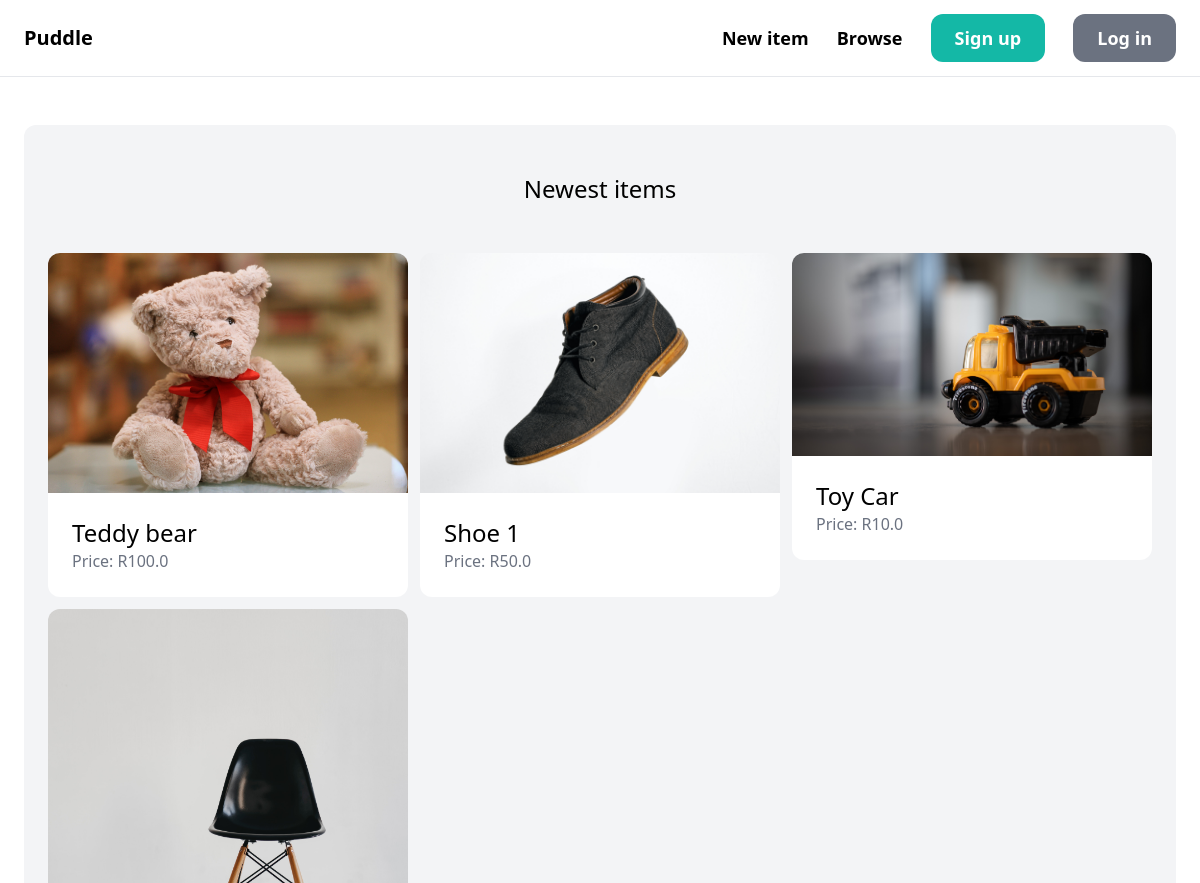
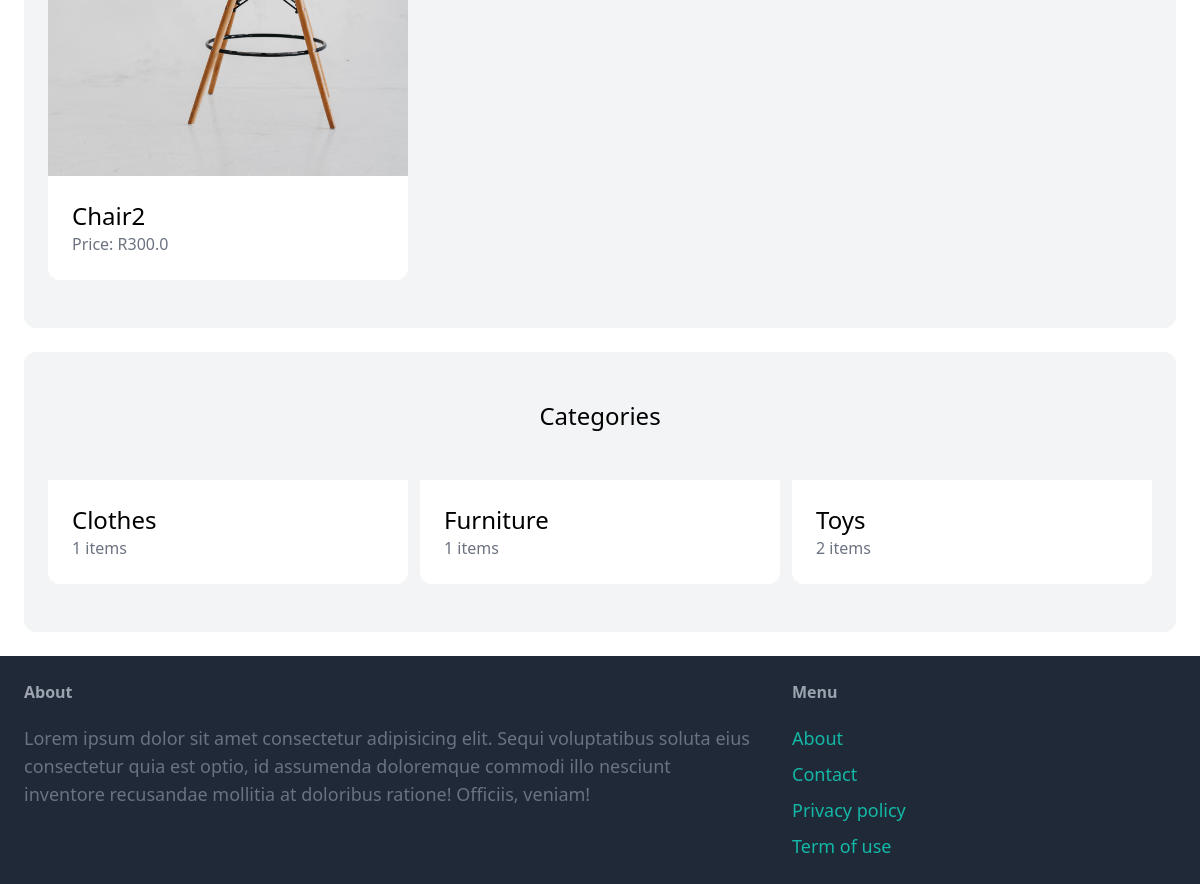
The app's page /, older data (2 pictures, top to bottom).
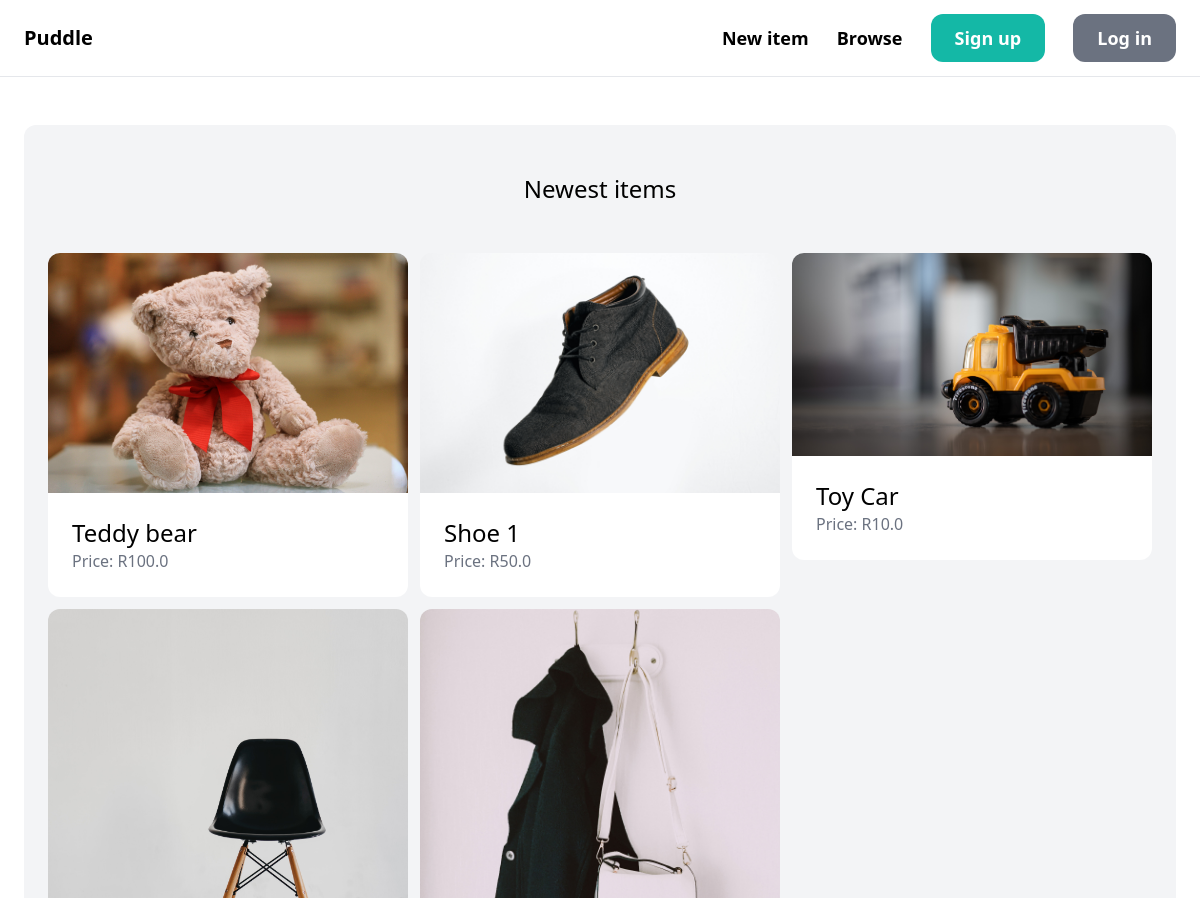
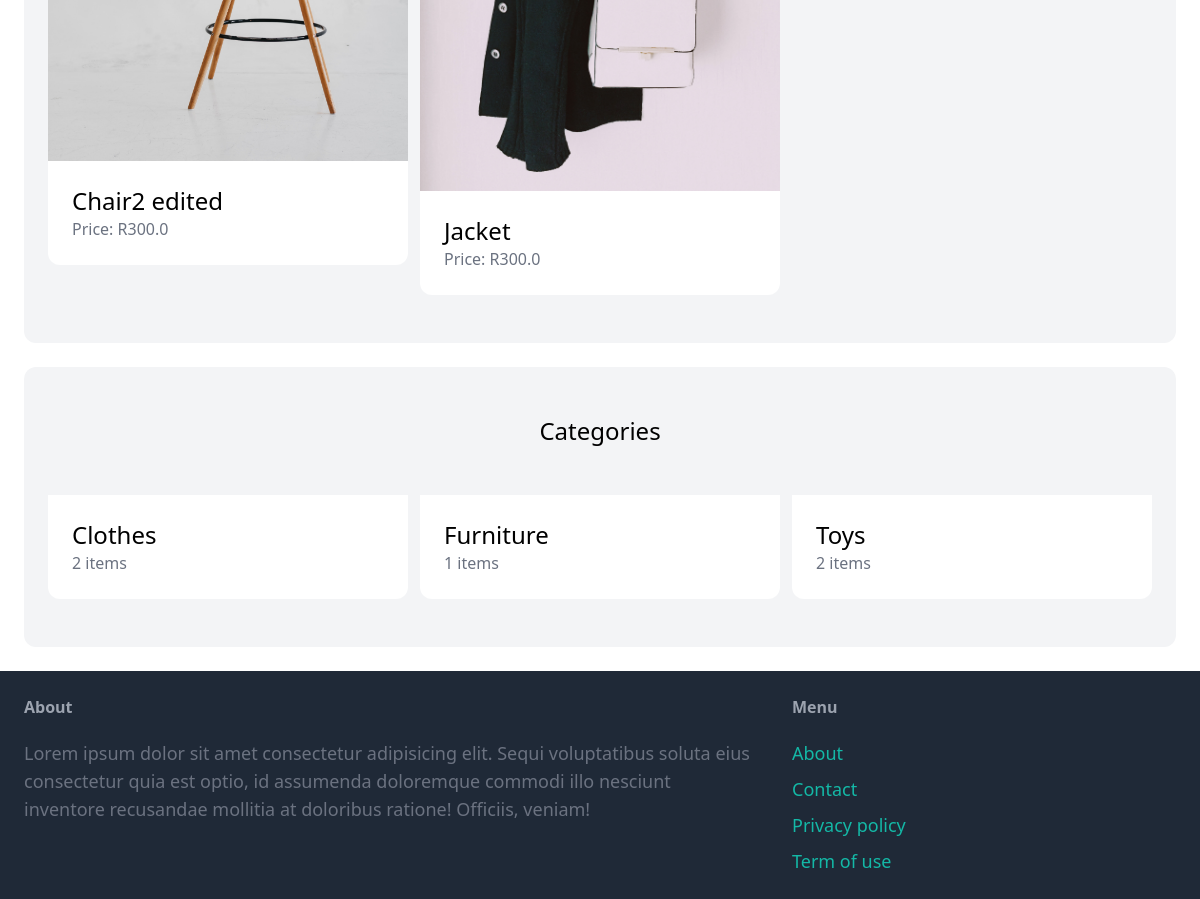
The same page, newer data (2 pictures, top to bottom).
### item/models.py (models this page shows, shortened)
class Item (models.Model):
    category = models.ForeignKey(
        Category, related_name='items', on_delete=models.CASCADE)
    name = models.CharField(max_length=255)
    description = models.TextField(blank=True, null=True)
    image = models.ImageField(upload_to='item_images', blank=True, null=True)
    price = models.FloatField()
    is_sold = models.BooleanField(default=False)
    created_by = models.ForeignKey(
        User, related_name='items', on_delete=models.CASCADE)
    created_at = models.DateTimeField(auto_now_add=True)

class Category(models.Model):
    name = models.CharField(max_length=255)
    class Meta:
        ordering = ('name',)
        verbose_name_plural = 'Categories'

### core/views.py (the view)
# urls.py: path('',views.index,name='index'),
def index(request):
    items = Item.objects.filter(is_sold=False)[0:6]
    categories = Category.objects.all()
    return render(request, 'core/index.html', {'categories': categories, 'items': items})

### core/templates/core/index.html
{% extends 'core/base.html' %} {% block title %}Welcome{% endblock title %}
{%block content %}
<div class="mt-6 px-6 py-12 bg-gray-100 rounded-xl">
  <h2 class="mb-12 text-2xl text-center">Newest items</h2>
  <div class="grid grid-cols-3 gap-3">
    {% for item in items %}
    <div>
      <a href="{% url 'item:detail' item.id %}">
        <div>
          <img src="{{ item.image.url }}" class="rounded-t-xl" alt="" />
        </div>
        <div class="p-6 bg-white rounded-b-xl">
          <h2 class="text-2xl">{{item.name}}</h2>
          <p class="text-gray-500">Price: R{{item.price}}</p>
        </div>
      </a>
    </div>
    {% endfor %}
  </div>
</div>
<div class="mt-6 px-6 py-12 bg-gray-100 rounded-xl">
  <h2 class="mb-12 text-2xl text-center">Categories</h2>
  <div class="grid grid-cols-3 gap-3">
    {% for category in categories %}
    <div>
      <a href="#">
        <div class="p-6 bg-white rounded-b-xl">
          <h2 class="text-2xl">{{category.name}}</h2>
          <p class="text-gray-500">{{category.items.count}} items</p>
        </div>
      </a>
    </div>
    {% endfor %}
  </div>
</div>
{% endblock content %}

Row changes from the older to the newer data that the page shows:
changed Item: name "Chair2" → "Chair2 edited"
added Item: image (picture), name "Jacket", price "300.0"
computed for Category "Clothes": items.count "1" → "2"
